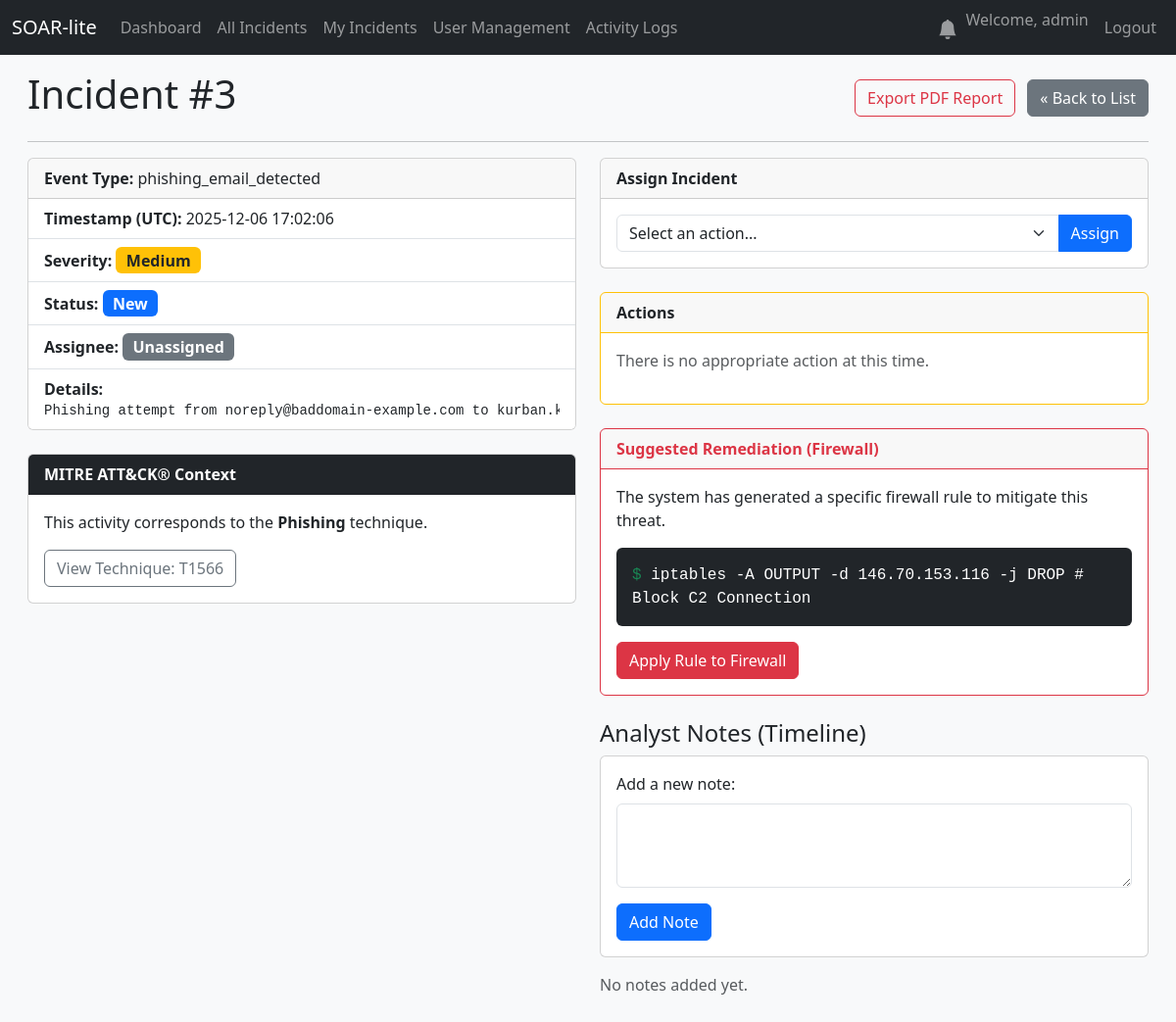
The app's page /incident/3 (signed in), older data.
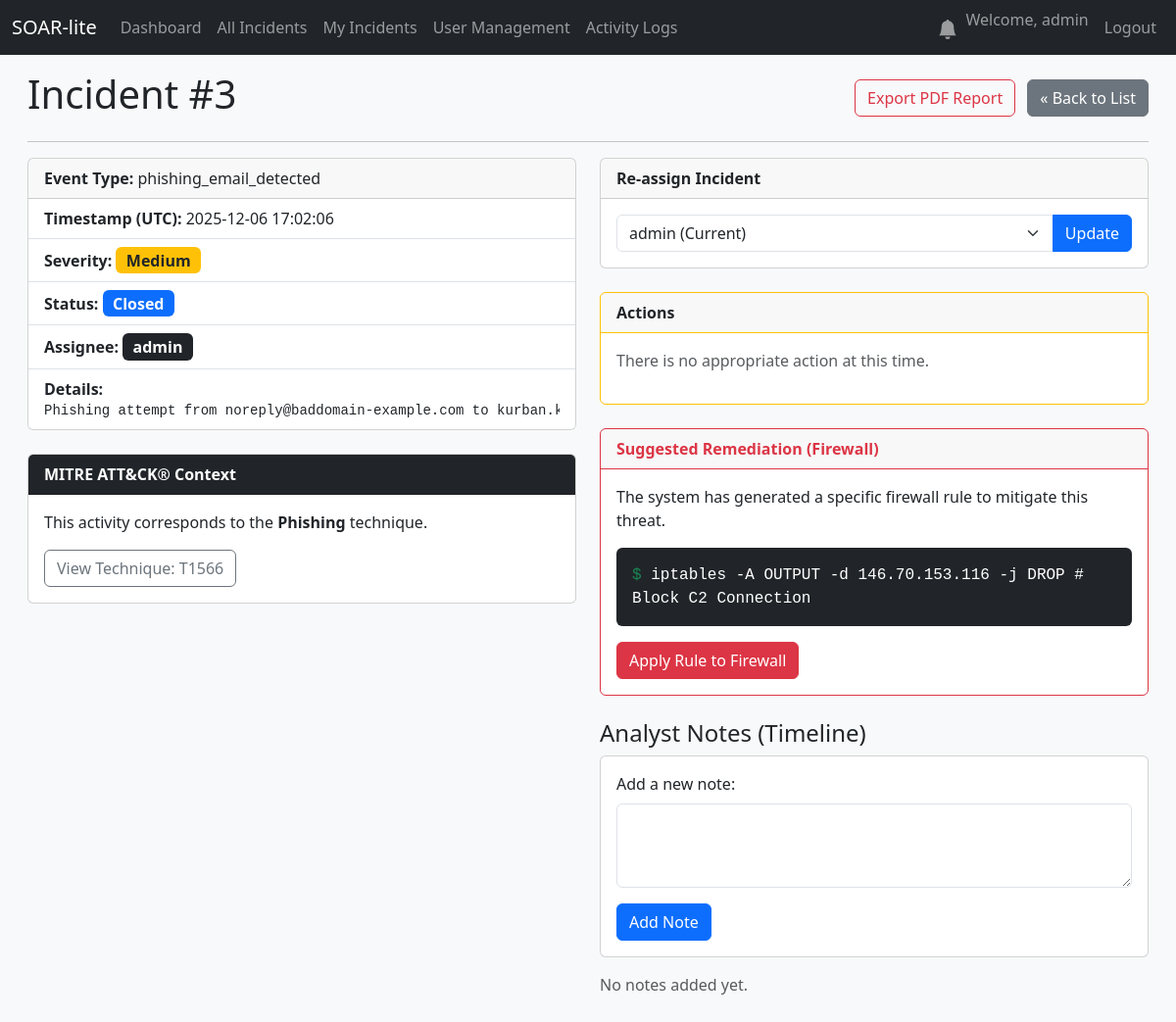
The same page, newer data.
### database.py (models this page shows, shortened)
class Incident(db.Model):
    id = db.Column(db.Integer, primary_key=True)
    created_at = db.Column(db.DateTime, default=datetime.utcnow)
    event_type = db.Column(db.String(100), nullable=False)
    severity = db.Column(db.String(50), nullable=False)
    details = db.Column(db.Text, nullable=True)
    status = db.Column(db.String(50), default='New')
    notes = db.relationship('Note', backref='incident', lazy=True, cascade="all, delete-orphan")
    closed_at = db.Column(db.DateTime, nullable=True) # Olay kapatıldığında doldurulacak
    vt_malicious_count = db.Column(db.Integer, nullable=True)
    vt_report_link = db.Column(db.String(255), nullable=True)
    mitre_technique_id = db.Column(db.String(20), nullable=True)
    mitre_technique_name = db.Column(db.String(100), nullable=True)
    suggested_firewall_rule = db.Column(db.Text, nullable=True) # Otomatik üretilen kural burada saklanacak
    assignee_id = db.Column(db.Integer, db.ForeignKey('user.id'), nullable=True)
    assignee = db.relationship('User', backref='incidents') # backref eklendi
    notes = db.relationship('Note', backref='incident', lazy=True, cascade="all, delete-orphan")
    observables = db.relationship('Observable', backref='incident', lazy=True, cascade="all, delete-orphan")
    action_logs = db.relationship('ActionLog', backref='incident', lazy=True, cascade="all, delete-orphan")

class User(UserMixin, db.Model):
    id = db.Column(db.Integer, primary_key=True)
    username = db.Column(db.String(80), unique=True, nullable=False)
    email = db.Column(db.String(120), unique=True, nullable=False)
    password_hash = db.Column(db.String(128))
    created_at = db.Column(db.DateTime, default=datetime.utcnow)
    role = db.Column(db.String(50), nullable=False, default='Analyst')

### app.py (the view)
@app.route('/incident/<int:incident_id>')
@login_required
def incident_detail(incident_id):
    incident = Incident.query.get_or_404(incident_id)
    all_users = User.query.all()
    return render_template('incident_detail.html',
                           incident=incident,
                           all_users=all_users) # all_users'ı şablona gönder

### app.py (called while the page is built)
def create_app():
    app = Flask(__name__)
    app.config['SQLALCHEMY_DATABASE_URI'] = 'sqlite:///soar.db'
    app.config['SQLALCHEMY_TRACK_MODIFICATIONS'] = False
    app.config['SECRET_KEY'] = 'bunu-mutlaka-guvenli-ve-rastgele-bir-degerle-degistir'
    db.init_app(app)
    login_manager = LoginManager()
    login_manager.init_app(app)
    login_manager.login_view = 'login'
    @login_manager.user_loader
    def load_user(user_id):
        return db.session.get(User, int(user_id))
    with app.app_context():
        db.create_all()
        print("🗄️ Database tables created or already exist.")
    return app

@app.context_processor
def inject_notifications():
    if current_user.is_authenticated:
        unread_count = Notification.query.filter_by(user_id=current_user.id, is_read=False).count()
        return dict(unread_notifications=unread_count)
    return dict(unread_notifications=0)

### templates/incident_detail.html (shortened to what the changed rows need)
{% extends "base.html" %}
{% block content %}
<div class="d-flex justify-content-between align-items-center">
    <h1>Incident #{{ incident.id }}</h1>
    <div>
        <a href="{{ url_for('export_incident_pdf', incident_id=incident.id) }}" class="btn btn-outline-danger me-2">
        </a>
        <a href="{{ url_for('incidents_list') }}" class="btn btn-secondary">&laquo; Back to List</a>
    </div>
</div>
<div class="row">
    <div class="col-md-6">
        <div class="card mb-4">
            <div class="card-header">
                <strong>Event Type:</strong> {{ incident.event_type }}
            </div>
            <ul class="list-group list-group-flush">
                <li class="list-group-item"><strong>Timestamp (UTC):</strong> {{ incident.created_at.strftime('%Y-%m-%d %H:%M:%S') }}</li>
                <li class="list-group-item">
                    <strong>Severity:</strong>
                    {% if incident.severity == 'high' %}<span class="badge bg-danger fs-6">High</span>
                    {% elif incident.severity == 'medium' %}<span class="badge bg-warning text-dark fs-6">Medium</span>
                    {% else %}<span class="badge bg-info fs-6">{{ incident.severity|capitalize }}</span>
                    {% endif %}
                </li>
                <li class="list-group-item"><strong>Status:</strong> <span class="badge bg-primary fs-6">{{ incident.status }}</span></li>
                <li class="list-group-item">
                    <strong>Assignee:</strong>
                    {% if incident.assignee %}
                        <span class="badge bg-dark fs-6">{{ incident.assignee.username }}</span>
                    {% else %}
                        <span class="badge bg-secondary fs-6">Unassigned</span>
                    {% endif %}
                </li>
                <li class="list-group-item"><strong>Details:</strong><pre class="mb-0">{{ incident.details }}</pre></li>
            </ul>
        </div>
        {% if incident.mitre_technique_id %}
        <div class="card mt-4">
            <div class="card-header fw-bold text-white bg-dark">MITRE ATT&CK® Context</div>
            <div class="card-body">
                <p class="card-text">This activity corresponds to the <strong>{{ incident.mitre_technique_name }}</strong> technique.</p>
                <a href="https://attack.mitre.org/techniques/{{ incident.mitre_technique_id }}/" target="_blank" class="btn btn-outline-secondary">View Technique: {{ incident.mitre_technique_id }}</a>
            </div>
        </div>
        {% endif %}
    </div>
    <div class="col-md-6">
        <div class="card mb-4">
            <div class="card-header fw-bold">
                {% if incident.assignee %}
                    Re-assign Incident
                {% else %}
                    Assign Incident
                {% endif %}
            </div>
            <div class="card-body">
                <form action="{{ url_for('assign_incident', incident_id=incident.id) }}" method="POST">
                    <div class="input-group">
                        <select name="assignee_id" class="form-select">
                            {% if incident.assignee is none %}
                                <option value="" disabled selected>Select an action...</option>
                            {% else %}
                                <option value="{{ incident.assignee.id }}" disabled selected>{{ incident.assignee.username }} (Current)</option>
                            {% endif %}
                        </select>
                        <button class="btn btn-primary" type="submit">
                            {% if incident.assignee %}Update{% else %}Assign{% endif %}
                        </button>
                    </div>
                </form>
            </div>
        </div>
        {% if incident.suggested_firewall_rule %}
        <div class="card border-danger mb-4">
            <div class="card-header fw-bold border-danger text-danger">
                 Suggested Remediation (Firewall)
            </div>
            <div class="card-body">
                <p class="card-text">The system has generated a specific firewall rule to mitigate this threat.</p>
                <div class="bg-dark text-white p-3 rounded mb-3 font-monospace">
                    <span class="text-success">$</span> {{ incident.suggested_firewall_rule }}
                </div>
                <form action="{{ url_for('apply_firewall_rule', incident_id=incident.id) }}" method="POST">
                    <button type="submit" class="btn btn-danger">
                         Apply Rule to Firewall
                    </button>
                </form>
            </div>
        </div>
        {% endif %}
    </div>
</div>
{% endblock %}

### templates/base.html (shortened to what this page needs)
<!doctype html>
<html lang="en">
<head>
    <link href="https://cdn.jsdelivr.net/npm/bootstrap@5.3.2/dist/css/bootstrap.min.css" rel="stylesheet">
</head>
<body>
    <nav class="navbar navbar-expand-md navbar-dark bg-dark fixed-top">
        <div class="container-fluid">
            <a class="navbar-brand" href="{{ url_for('dashboard') }}">SOAR-lite</a>
            <div class="collapse navbar-collapse" id="navbarNav">
                <ul class="navbar-nav me-auto mb-2 mb-lg-0">
                    {% if current_user.is_authenticated %}
                    <li class="nav-item">
                        <a class="nav-link" href="{{ url_for('dashboard') }}">Dashboard</a>
                    </li>
                    <li class="nav-item">
                        <a class="nav-link" href="{{ url_for('incidents_list') }}">All Incidents</a>
                    </li>
                    <li class="nav-item">
                        <a class="nav-link" href="{{ url_for('my_incidents') }}">My Incidents</a>
                    </li>
                    {% if current_user.is_authenticated and current_user.role == 'Admin' %}
                    <li class="nav-item">
                        <a class="nav-link" href="{{ url_for('user_management') }}">User Management</a>
                    </li>
                    {% endif %}
                    {% if current_user.is_authenticated and current_user.role in ['Admin', 'Manager'] %}
                    <li class="nav-item">
                        <a class="nav-link" href="{{ url_for('activity_log') }}">Activity Logs</a>
                    </li>
                    {% endif %}
                    {% endif %}
                </ul>
                <ul class="navbar-nav ms-auto">
                    {% if current_user.is_authenticated %}
                    <li class="nav-item">
                        <a class="nav-link position-relative" href="{{ url_for('notifications') }}">
                            <svg xmlns="http://www.w3.org/2000/svg" width="20" height="20" fill="currentColor" class="bi bi-bell-fill" viewBox="0 0 16 16">
                                <path d="M8 16a2 2 0 0 0 2-2H6a2 2 0 0 0 2 2zm.995-14.901a1 1 0 1 0-1.99 0A5.002 5.002 0 0 0 3 6c0 1.098-.5 6-2 7h14c-1.5-1-2-5.902-2-7 0-2.42-1.72-4.44-4.005-4.901z"/>
                            </svg>
                        </a>
                    </li>
                    <li class="nav-item">
                        <span class="navbar-text me-2">Welcome, {{ current_user.username }}</span>
                    </li>
                    <li class="nav-item">
                        <a class="nav-link" href="{{ url_for('logout') }}">Logout</a>
                    </li>
                    {% endif %}
                </ul>
            </div>
        </div>
    </nav>
    <div class="main-content-scrollable">
        <main class="container-fluid"> {% block content %}{% endblock %}
        </main>
    </div>
</body>
</html>

Row changes from the older to the newer data that the page shows:
shown differently, row unchanged: User "admin": assignee.username (not shown) → "admin"; assignee_id (not shown) → "admin (Current)"
changed Incident "phishing_email_detected": status "New" → "Closed"
Text that changed along with them:
form field assignee_id: "Select an action..." → (not shown)
text no longer shown: "Unassigned Assign Incident Assign"
text now shown: "Re-assign Incident Update"
